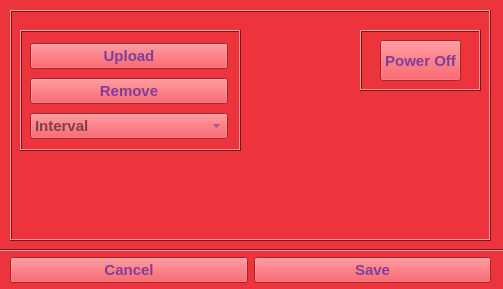
<?xml version="1.0" encoding="UTF-8"?>
<ui version="4.0">
 <class>MainWindow</class>
 <widget class="QMainWindow" name="MainWindow">
  <property name="geometry">
   <rect>
    <x>0</x>
    <y>0</y>
    <width>503</width>
    <height>289</height>
   </rect>
  </property>
  <property name="palette">
   <palette>
    <active>
     <colorrole role="WindowText">
      <brush brushstyle="SolidPattern">
       <color alpha="255">
        <red>32</red>
        <green>29</green>
        <blue>209</blue>
       </color>
      </brush>
     </colorrole>
     <colorrole role="Button">
      <brush brushstyle="SolidPattern">
       <color alpha="255">
        <red>237</red>
        <green>51</green>
        <blue>59</blue>
       </color>
      </brush>
     </colorrole>
     <colorrole role="Light">
      <brush brushstyle="SolidPattern">
       <color alpha="255">
        <red>255</red>
        <green>155</green>
        <blue>160</blue>
       </color>
      </brush>
     </colorrole>
     <colorrole role="Midlight">
      <brush brushstyle="SolidPattern">
       <color alpha="255">
        <red>246</red>
        <green>103</green>
        <blue>109</blue>
       </color>
      </brush>
     </colorrole>
     <colorrole role="Dark">
      <brush brushstyle="SolidPattern">
       <color alpha="255">
        <red>118</red>
        <green>25</green>
        <blue>29</blue>
       </color>
      </brush>
     </colorrole>
     <colorrole role="Mid">
      <brush brushstyle="SolidPattern">
       <color alpha="255">
        <red>158</red>
        <green>34</green>
        <blue>39</blue>
       </color>
      </brush>
     </colorrole>
     <colorrole role="Text">
      <brush brushstyle="SolidPattern">
       <color alpha="255">
        <red>0</red>
        <green>0</green>
        <blue>0</blue>
       </color>
      </brush>
     </colorrole>
     <colorrole role="BrightText">
      <brush brushstyle="SolidPattern">
       <color alpha="255">
        <red>255</red>
        <green>255</green>
        <blue>255</blue>
       </color>
      </brush>
     </colorrole>
     <colorrole role="ButtonText">
      <brush brushstyle="SolidPattern">
       <color alpha="255">
        <red>129</red>
        <green>61</green>
        <blue>156</blue>
       </color>
      </brush>
     </colorrole>
     <colorrole role="Base">
      <brush brushstyle="SolidPattern">
       <color alpha="255">
        <red>165</red>
        <green>29</green>
        <blue>45</blue>
       </color>
      </brush>
     </colorrole>
     <colorrole role="Window">
      <brush brushstyle="SolidPattern">
       <color alpha="255">
        <red>237</red>
        <green>51</green>
        <blue>59</blue>
       </color>
      </brush>
     </colorrole>
     <colorrole role="Shadow">
      <brush brushstyle="SolidPattern">
       <color alpha="255">
        <red>0</red>
        <green>0</green>
        <blue>0</blue>
       </color>
      </brush>
     </colorrole>
     <colorrole role="AlternateBase">
      <brush brushstyle="SolidPattern">
       <color alpha="255">
        <red>246</red>
        <green>153</green>
        <blue>157</blue>
       </color>
      </brush>
     </colorrole>
     <colorrole role="ToolTipBase">
      <brush brushstyle="SolidPattern">
       <color alpha="255">
        <red>255</red>
        <green>255</green>
        <blue>220</blue>
       </color>
      </brush>
     </colorrole>
     <colorrole role="ToolTipText">
      <brush brushstyle="SolidPattern">
       <color alpha="255">
        <red>0</red>
        <green>0</green>
        <blue>0</blue>
       </color>
      </brush>
     </colorrole>
     <colorrole role="PlaceholderText">
      <brush brushstyle="SolidPattern">
       <color alpha="128">
        <red>0</red>
        <green>0</green>
        <blue>0</blue>
       </color>
      </brush>
     </colorrole>
    </active>
    <inactive>
     <colorrole role="WindowText">
      <brush brushstyle="SolidPattern">
       <color alpha="255">
        <red>32</red>
        <green>29</green>
        <blue>209</blue>
       </color>
      </brush>
     </colorrole>
     <colorrole role="Button">
      <brush brushstyle="SolidPattern">
       <color alpha="255">
        <red>237</red>
        <green>51</green>
        <blue>59</blue>
       </color>
      </brush>
     </colorrole>
     <colorrole role="Light">
      <brush brushstyle="SolidPattern">
       <color alpha="255">
        <red>255</red>
        <green>155</green>
        <blue>160</blue>
       </color>
      </brush>
     </colorrole>
     <colorrole role="Midlight">
      <brush brushstyle="SolidPattern">
       <color alpha="255">
        <red>246</red>
        <green>103</green>
        <blue>109</blue>
       </color>
      </brush>
     </colorrole>
     <colorrole role="Dark">
      <brush brushstyle="SolidPattern">
       <color alpha="255">
        <red>118</red>
        <green>25</green>
        <blue>29</blue>
       </color>
      </brush>
     </colorrole>
     <colorrole role="Mid">
      <brush brushstyle="SolidPattern">
       <color alpha="255">
        <red>158</red>
        <green>34</green>
        <blue>39</blue>
       </color>
      </brush>
     </colorrole>
     <colorrole role="Text">
      <brush brushstyle="SolidPattern">
       <color alpha="255">
        <red>0</red>
        <green>0</green>
        <blue>0</blue>
       </color>
      </brush>
     </colorrole>
     <colorrole role="BrightText">
      <brush brushstyle="SolidPattern">
       <color alpha="255">
        <red>255</red>
        <green>255</green>
        <blue>255</blue>
       </color>
      </brush>
     </colorrole>
     <colorrole role="ButtonText">
      <brush brushstyle="SolidPattern">
       <color alpha="255">
        <red>129</red>
        <green>61</green>
        <blue>156</blue>
       </color>
      </brush>
     </colorrole>
     <colorrole role="Base">
      <brush brushstyle="SolidPattern">
       <color alpha="255">
        <red>165</red>
        <green>29</green>
        <blue>45</blue>
       </color>
      </brush>
     </colorrole>
     <colorrole role="Window">
      <brush brushstyle="SolidPattern">
       <color alpha="255">
        <red>237</red>
        <green>51</green>
        <blue>59</blue>
       </color>
      </brush>
     </colorrole>
     <colorrole role="Shadow">
      <brush brushstyle="SolidPattern">
       <color alpha="255">
        <red>0</red>
        <green>0</green>
        <blue>0</blue>
       </color>
      </brush>
     </colorrole>
     <colorrole role="AlternateBase">
      <brush brushstyle="SolidPattern">
       <color alpha="255">
        <red>246</red>
        <green>153</green>
        <blue>157</blue>
       </color>
      </brush>
     </colorrole>
     <colorrole role="ToolTipBase">
      <brush brushstyle="SolidPattern">
       <color alpha="255">
        <red>255</red>
        <green>255</green>
        <blue>220</blue>
       </color>
      </brush>
     </colorrole>
     <colorrole role="ToolTipText">
      <brush brushstyle="SolidPattern">
       <color alpha="255">
        <red>0</red>
        <green>0</green>
        <blue>0</blue>
       </color>
      </brush>
     </colorrole>
     <colorrole role="PlaceholderText">
      <brush brushstyle="SolidPattern">
       <color alpha="128">
        <red>0</red>
        <green>0</green>
        <blue>0</blue>
       </color>
      </brush>
     </colorrole>
    </inactive>
    <disabled>
     <colorrole role="WindowText">
      <brush brushstyle="SolidPattern">
       <color alpha="255">
        <red>118</red>
        <green>25</green>
        <blue>29</blue>
       </color>
      </brush>
     </colorrole>
     <colorrole role="Button">
      <brush brushstyle="SolidPattern">
       <color alpha="255">
        <red>237</red>
        <green>51</green>
        <blue>59</blue>
       </color>
      </brush>
     </colorrole>
     <colorrole role="Light">
      <brush brushstyle="SolidPattern">
       <color alpha="255">
        <red>255</red>
        <green>155</green>
        <blue>160</blue>
       </color>
      </brush>
     </colorrole>
     <colorrole role="Midlight">
      <brush brushstyle="SolidPattern">
       <color alpha="255">
        <red>246</red>
        <green>103</green>
        <blue>109</blue>
       </color>
      </brush>
     </colorrole>
     <colorrole role="Dark">
      <brush brushstyle="SolidPattern">
       <color alpha="255">
        <red>118</red>
        <green>25</green>
        <blue>29</blue>
       </color>
      </brush>
     </colorrole>
     <colorrole role="Mid">
      <brush brushstyle="SolidPattern">
       <color alpha="255">
        <red>158</red>
        <green>34</green>
        <blue>39</blue>
       </color>
      </brush>
     </colorrole>
     <colorrole role="Text">
      <brush brushstyle="SolidPattern">
       <color alpha="255">
        <red>118</red>
        <green>25</green>
        <blue>29</blue>
       </color>
      </brush>
     </colorrole>
     <colorrole role="BrightText">
      <brush brushstyle="SolidPattern">
       <color alpha="255">
        <red>255</red>
        <green>255</green>
        <blue>255</blue>
       </color>
      </brush>
     </colorrole>
     <colorrole role="ButtonText">
      <brush brushstyle="SolidPattern">
       <color alpha="255">
        <red>118</red>
        <green>25</green>
        <blue>29</blue>
       </color>
      </brush>
     </colorrole>
     <colorrole role="Base">
      <brush brushstyle="SolidPattern">
       <color alpha="255">
        <red>237</red>
        <green>51</green>
        <blue>59</blue>
       </color>
      </brush>
     </colorrole>
     <colorrole role="Window">
      <brush brushstyle="SolidPattern">
       <color alpha="255">
        <red>237</red>
        <green>51</green>
        <blue>59</blue>
       </color>
      </brush>
     </colorrole>
     <colorrole role="Shadow">
      <brush brushstyle="SolidPattern">
       <color alpha="255">
        <red>0</red>
        <green>0</green>
        <blue>0</blue>
       </color>
      </brush>
     </colorrole>
     <colorrole role="AlternateBase">
      <brush brushstyle="SolidPattern">
       <color alpha="255">
        <red>237</red>
        <green>51</green>
        <blue>59</blue>
       </color>
      </brush>
     </colorrole>
     <colorrole role="ToolTipBase">
      <brush brushstyle="SolidPattern">
       <color alpha="255">
        <red>255</red>
        <green>255</green>
        <blue>220</blue>
       </color>
      </brush>
     </colorrole>
     <colorrole role="ToolTipText">
      <brush brushstyle="SolidPattern">
       <color alpha="255">
        <red>0</red>
        <green>0</green>
        <blue>0</blue>
       </color>
      </brush>
     </colorrole>
     <colorrole role="PlaceholderText">
      <brush brushstyle="SolidPattern">
       <color alpha="128">
        <red>0</red>
        <green>0</green>
        <blue>0</blue>
       </color>
      </brush>
     </colorrole>
    </disabled>
   </palette>
  </property>
  <property name="cursor">
   <cursorShape>ArrowCursor</cursorShape>
  </property>
  <property name="windowTitle">
   <string>Memory Player</string>
  </property>
  <property name="windowIcon">
   <iconset>
    <normaloff>../../Downloads/camera_icon.png</normaloff>../../Downloads/camera_icon.png</iconset>
  </property>
  <property name="tabShape">
   <enum>QTabWidget::Rounded</enum>
  </property>
  <widget class="QWidget" name="centralwidget">
   <widget class="QWidget" name="horizontalLayoutWidget">
    <property name="geometry">
     <rect>
      <x>10</x>
      <y>250</y>
      <width>481</width>
      <height>41</height>
     </rect>
    </property>
    <layout class="QHBoxLayout" name="horizontalLayout">
     <item>
      <widget class="QPushButton" name="pushButton_5">
       <property name="font">
        <font>
         <family>Ubuntu</family>
         <pointsize>11</pointsize>
         <weight>75</weight>
         <bold>true</bold>
        </font>
       </property>
       <property name="cursor">
        <cursorShape>OpenHandCursor</cursorShape>
       </property>
       <property name="text">
        <string>Cancel</string>
       </property>
      </widget>
     </item>
     <item>
      <widget class="QPushButton" name="pushButton_4">
       <property name="font">
        <font>
         <family>Ubuntu</family>
         <pointsize>11</pointsize>
         <weight>75</weight>
         <bold>true</bold>
        </font>
       </property>
       <property name="cursor">
        <cursorShape>OpenHandCursor</cursorShape>
       </property>
       <property name="text">
        <string>Save</string>
       </property>
      </widget>
     </item>
    </layout>
   </widget>
   <widget class="Line" name="line">
    <property name="geometry">
     <rect>
      <x>-20</x>
      <y>240</y>
      <width>531</width>
      <height>20</height>
     </rect>
    </property>
    <property name="orientation">
     <enum>Qt::Horizontal</enum>
    </property>
   </widget>
   <widget class="QFrame" name="frame_2">
    <property name="geometry">
     <rect>
      <x>10</x>
      <y>10</y>
      <width>481</width>
      <height>231</height>
     </rect>
    </property>
    <property name="frameShape">
     <enum>QFrame::Box</enum>
    </property>
    <property name="frameShadow">
     <enum>QFrame::Raised</enum>
    </property>
    <widget class="QFrame" name="frame">
     <property name="geometry">
      <rect>
       <x>10</x>
       <y>20</y>
       <width>221</width>
       <height>121</height>
      </rect>
     </property>
     <property name="autoFillBackground">
      <bool>true</bool>
     </property>
     <property name="frameShape">
      <enum>QFrame::Box</enum>
     </property>
     <property name="frameShadow">
      <enum>QFrame::Raised</enum>
     </property>
     <widget class="QWidget" name="verticalLayoutWidget">
      <property name="geometry">
       <rect>
        <x>10</x>
        <y>10</y>
        <width>198</width>
        <height>105</height>
       </rect>
      </property>
      <layout class="QVBoxLayout" name="verticalLayout">
       <item>
        <widget class="QPushButton" name="pushButton_2">
         <property name="font">
          <font>
           <family>Ubuntu</family>
           <pointsize>11</pointsize>
           <weight>75</weight>
           <bold>true</bold>
          </font>
         </property>
         <property name="cursor">
          <cursorShape>OpenHandCursor</cursorShape>
         </property>
         <property name="text">
          <string>Upload</string>
         </property>
        </widget>
       </item>
       <item>
        <widget class="QPushButton" name="pushButton">
         <property name="font">
          <font>
           <family>Ubuntu</family>
           <pointsize>11</pointsize>
           <weight>75</weight>
           <bold>true</bold>
          </font>
         </property>
         <property name="cursor">
          <cursorShape>OpenHandCursor</cursorShape>
         </property>
         <property name="text">
          <string>Remove</string>
         </property>
        </widget>
       </item>
       <item>
        <widget class="QComboBox" name="comboBox">
         <property name="font">
          <font>
           <family>Ubuntu</family>
           <pointsize>11</pointsize>
           <weight>75</weight>
           <bold>true</bold>
          </font>
         </property>
         <property name="cursor">
          <cursorShape>OpenHandCursor</cursorShape>
         </property>
         <property name="placeholderText">
          <string>Interval</string>
         </property>
         <property name="frame">
          <bool>true</bool>
         </property>
         <item>
          <property name="text">
           <string>1 hour</string>
          </property>
         </item>
         <item>
          <property name="text">
           <string>2 hours</string>
          </property>
         </item>
         <item>
          <property name="text">
           <string>4 hours</string>
          </property>
         </item>
         <item>
          <property name="text">
           <string>12 hours</string>
          </property>
         </item>
         <item>
          <property name="text">
           <string>24 hours</string>
          </property>
         </item>
        </widget>
       </item>
      </layout>
     </widget>
    </widget>
    <widget class="QLabel" name="label">
     <property name="geometry">
      <rect>
       <x>270</x>
       <y>80</y>
       <width>211</width>
       <height>201</height>
      </rect>
     </property>
     <property name="text">
      <string/>
     </property>
     <property name="pixmap">
      <pixmap>../../Downloads/pngwing.com (1).png</pixmap>
     </property>
    </widget>
    <widget class="QWidget" name="verticalLayoutWidget_2">
     <property name="geometry">
      <rect>
       <x>350</x>
       <y>20</y>
       <width>121</width>
       <height>61</height>
      </rect>
     </property>
     <layout class="QVBoxLayout" name="verticalLayout_2">
      <item>
       <widget class="QFrame" name="frame_3">
        <property name="frameShape">
         <enum>QFrame::Box</enum>
        </property>
        <property name="frameShadow">
         <enum>QFrame::Raised</enum>
        </property>
        <widget class="QPushButton" name="pushButton_3">
         <property name="geometry">
          <rect>
           <x>20</x>
           <y>10</y>
           <width>81</width>
           <height>41</height>
          </rect>
         </property>
         <property name="font">
          <font>
           <family>Ubuntu</family>
           <pointsize>11</pointsize>
           <weight>75</weight>
           <bold>true</bold>
          </font>
         </property>
         <property name="cursor">
          <cursorShape>OpenHandCursor</cursorShape>
         </property>
         <property name="text">
          <string>Power Off</string>
         </property>
        </widget>
       </widget>
      </item>
     </layout>
    </widget>
   </widget>
   <zorder>frame_2</zorder>
   <zorder>horizontalLayoutWidget</zorder>
   <zorder>line</zorder>
  </widget>
 </widget>
 <resources/>
 <connections/>
</ui>
